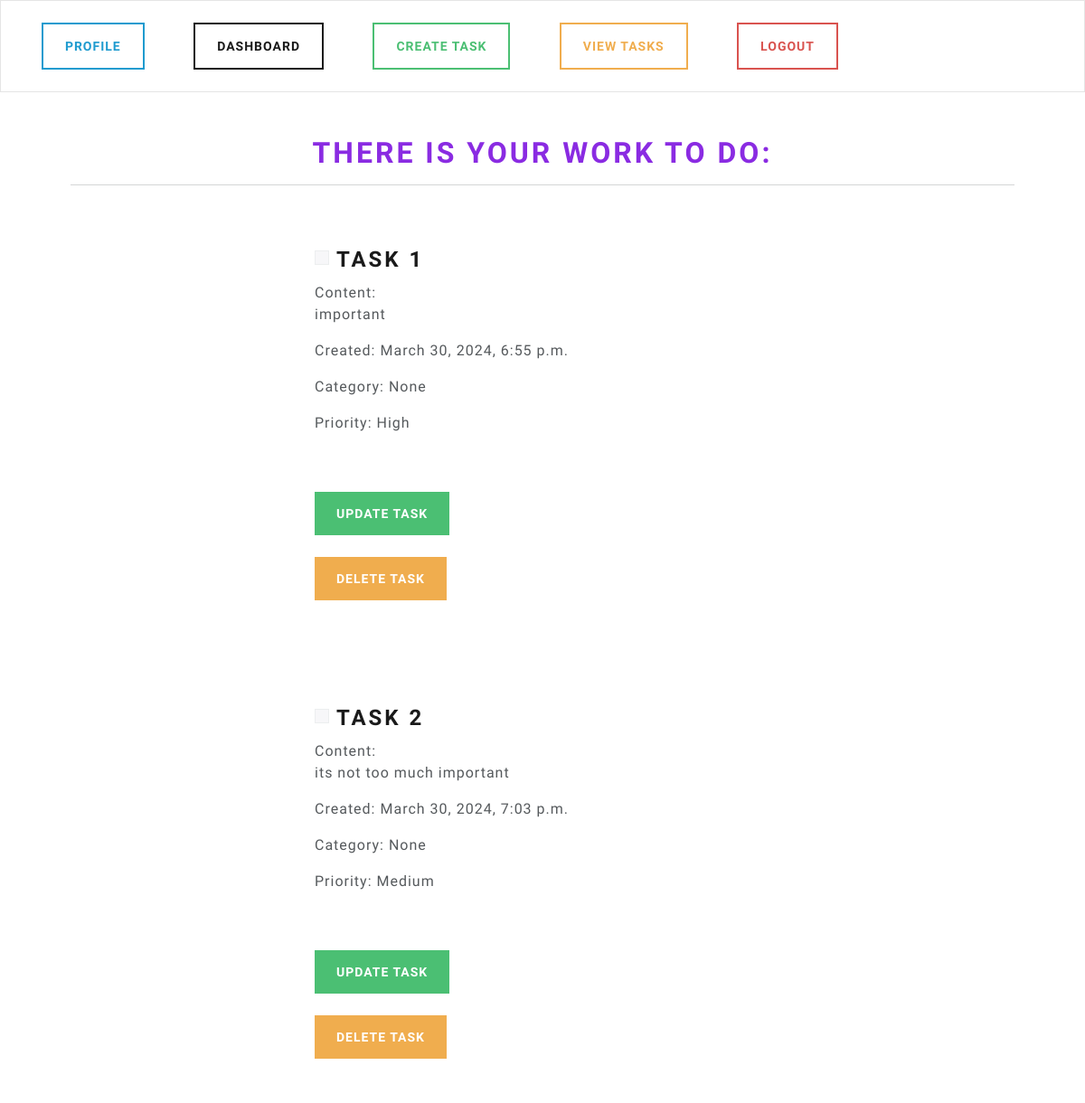
The app's page /view-tasks (signed in, upper part), older data.
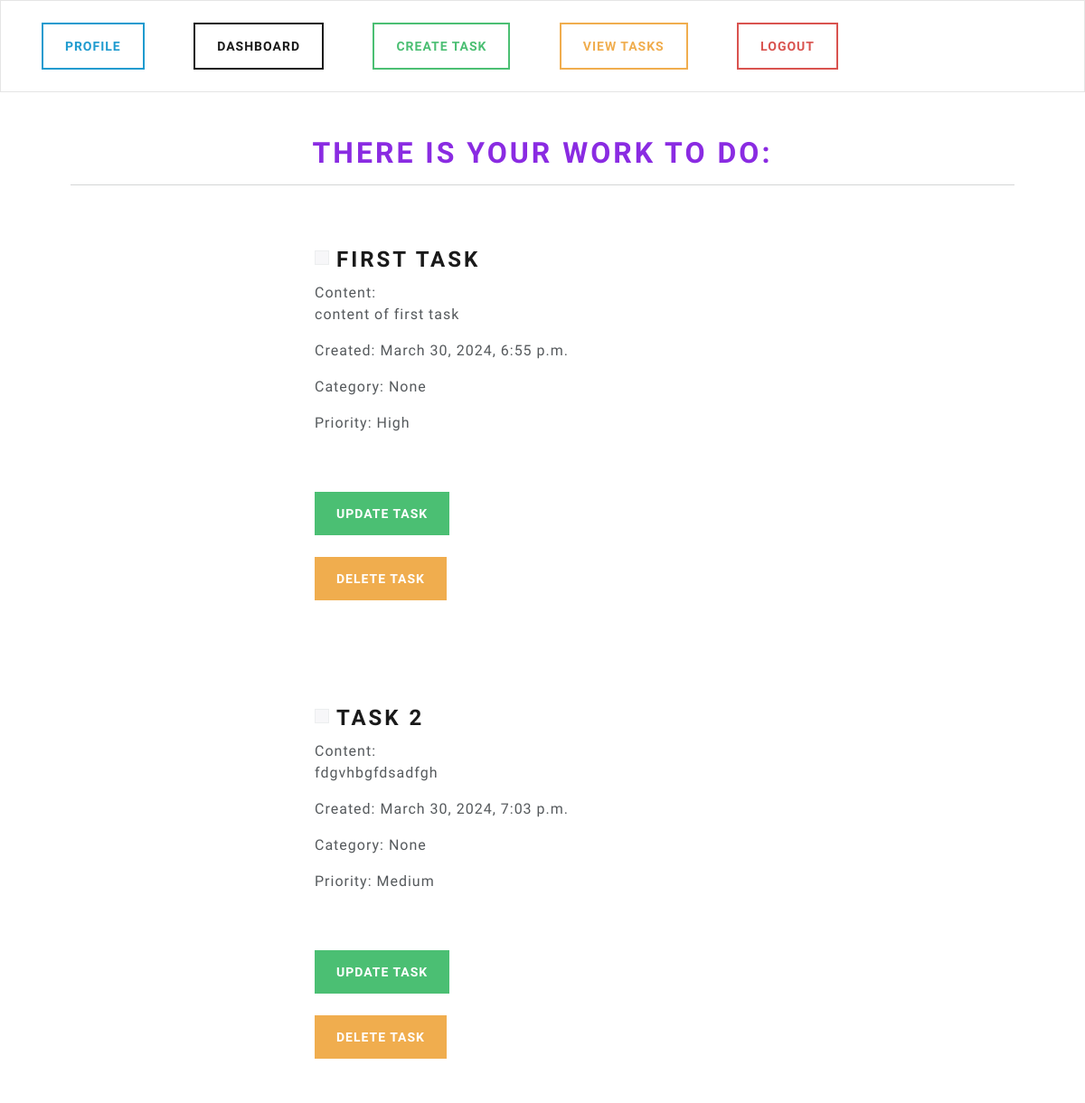
The same page, newer data.
### base/models.py (models this page shows, shortened)
class Task(models.Model):
    user = models.ForeignKey(User, on_delete=models.CASCADE, null=True, blank=True)
    title = models.CharField(max_length=100, null=True)
    content = models.CharField(max_length=1000, null=True, blank=True)
    created = models.DateTimeField(auto_now_add=True, null=True)
    complete = models.BooleanField(default=False)
    user = models.ForeignKey(User, max_length=10, on_delete=models.CASCADE)
    category = models.ForeignKey(Category, on_delete=models.SET_NULL, null=True, blank=True)
    priority = models.ForeignKey(Priority, on_delete=models.SET_NULL, null=True, blank=True)
    class Meta:
        ordering = ['complete']

class Priority(models.Model):
    LEVEL_CHOICES = (
        ('Low', 'Low'),
        ('Medium', 'Medium'),
        ('High', 'High'),
    )
    level = models.CharField(max_length=10, choices=LEVEL_CHOICES)
    def __str__(self):
        return self.level

### base/views.py (the view)
# urls.py: path('view-tasks', views.viewTask, name="view-tasks"),
@login_required(login_url='my-login')
def viewTask(request):
    current_user = request.user.id #reference to primary key. to its ID
    task = Task.objects.filter(user=current_user).select_related('category', 'priority')
    categories = Category.objects.all()
    priorities = Priority.objects.all()
    context = {
        'task': task,
        'categories': categories,
        'priorities': priorities,
    }
    return render(request, 'profile/view-tasks.html', context=context)

### base/templates/profile/view-tasks.html (shortened to what this page needs)
{% extends 'base-with-navbar.html' %}
{% load static %}
{% block content %}
  <h1 class="text-center">There is your work to do:</h1>
  <hr />
  {% for t in task %}
    <div class="container bg-white shadow-md p-5 form-layout" style="margin-top:20px;">
      <div class="form-check">
        <input class="form-check-input" type="checkbox" value="" id="flexCheckDefault" />
        <label class="form-check-label" for="flexCheckDefault"><h3>{{ t.title }}</h3></label>
      </div>
      <p>
        Content:
        <br /> {{ t.content }}
      </p>
      <p>Created: {{ t.created }}</p>
      <p>Category: {{ t.category }}</p>
      <p>Priority: {{ t.priority }}</p>
      <br /><br />
      <a class="btn btn-success navbar-btn" type="button" href="{% url 'update-task' t.id %}">Update task</a>
      <br /><br />
      <a class="btn btn-warning navbar-btn" type="button" href="{% url 'delete-task' t.id %}">Delete task</a>
    </div>
  {% endfor %}
  <br />
  <br />
{% endblock %}

Row changes from the older to the newer data that the page shows:
changed Task "High": title "TASK 1" → "FIRST TASK"; content "important" → "content of first task"
changed Task "TASK 2": content "its not too much important" → "fdgvhbgfdsadfgh"
